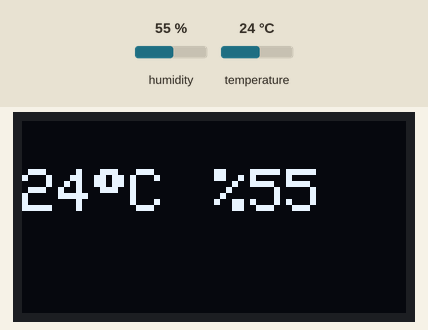
Simulated run of this sketch. Board: ESP8266 (NodeMCU). Parts: 128×64 one-colour display. Inputs (shaded band) come from the test bench; at power-on: humidity 55 %, temperature 24 °C. WiFi joins after 1.5 s; servers stay silent unless stated; what the sketch prints to the serial monitor is not drawn.

Above: at 7.3 s.
7.4 s: humidity set to 22 %
At 10.0 s:
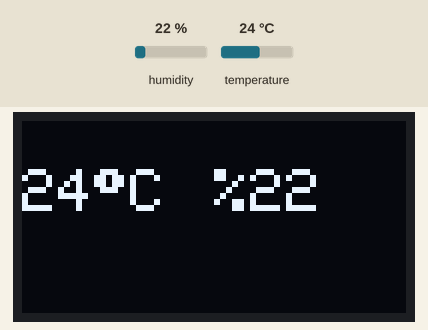
10.6 s: temperature set to 12 °C
At 12.3 s:
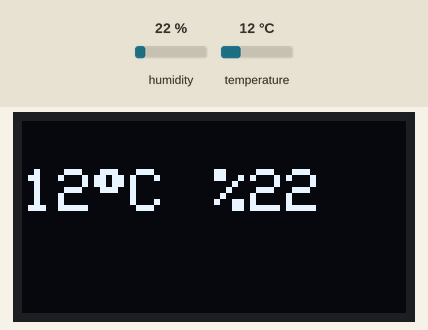
13.8 s: humidity set to 40 %
At 16.6 s:
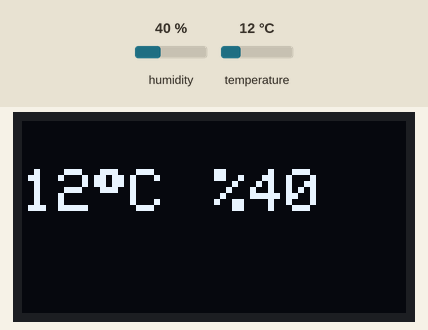
17.0 s: temperature set to 19 °C
At 18.9 s:
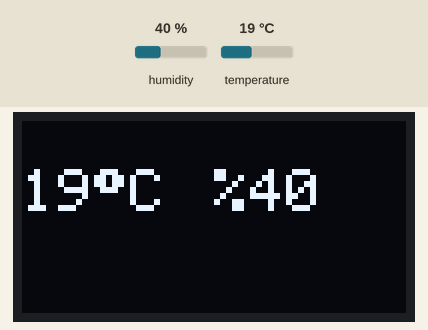
Timing chart, 0 to 20.4 s (numbered marks = the images above; inputs shaded):
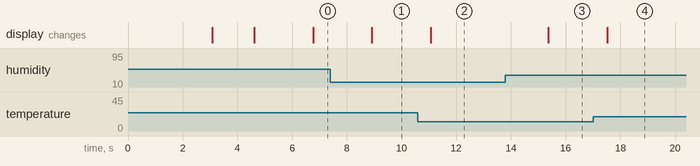

Measured:
- after the input at 7.4 s, the display: changes after 1.5 s (image 1)
- after the input at 10.6 s, the display: changes after 0.47 s (image 2)
- after the input at 13.8 s, the display: changes after 1.6 s (image 3)
- after the input at 17.0 s, the display: changes after 0.51 s (image 4)

The sketch:

esp_oled.ino
```cpp
#include <ESP8266WiFi.h>
#include <WiFiUdp.h>
#include "DHT.h"
#include <SPI.h>
#include <Wire.h>
#include <Adafruit_GFX.h>
#include <Adafruit_SSD1306.h>

#define DHTPIN 16     // what digital pin the DHT22 is conected to
#define DHTTYPE DHT11 // there are multiple kinds of DHT sensors

const unsigned char PROGMEM logo [] = {
0x00, 0x00, 0x00, 0x00, 0x00, 0x00, 0x00, 0x00, 0x00, 0x00, 0x00, 0x00, 0x00, 0x00, 0x00, 0x00,
0x00, 0x00, 0x00, 0x00, 0x00, 0x00, 0x00, 0x00, 0x00, 0x00, 0x00, 0x00, 0x00, 0x00, 0x00, 0x00,
0x00, 0x00, 0x00, 0x00, 0x00, 0x00, 0x00, 0x00, 0x00, 0x00, 0x00, 0x00, 0x00, 0x00, 0x00, 0x00,
0x00, 0x00, 0x00, 0x00, 0x00, 0x00, 0x00, 0x00, 0x00, 0x00, 0x00, 0x00, 0x00, 0x00, 0x00, 0x00,
0x00, 0x00, 0x00, 0x00, 0x00, 0x00, 0x00, 0x00, 0x00, 0x00, 0x00, 0x00, 0x00, 0x00, 0x00, 0x00,
0x00, 0x00, 0x00, 0x00, 0x00, 0x00, 0x00, 0x00, 0x00, 0x00, 0x00, 0x00, 0x00, 0x00, 0x00, 0x00,
0x00, 0x00, 0x00, 0x00, 0x00, 0x00, 0x00, 0x00, 0x00, 0x00, 0x00, 0x00, 0x00, 0x00, 0x00, 0x00,
0x00, 0x00, 0x00, 0x00, 0x00, 0x00, 0x00, 0x00, 0x00, 0x00, 0x00, 0x00, 0x00, 0x00, 0x00, 0x00,
0x00, 0x00, 0x00, 0x00, 0x00, 0x00, 0x00, 0x00, 0x00, 0x00, 0x00, 0x00, 0x00, 0x00, 0x00, 0x00,
0x00, 0x01, 0x00, 0x00, 0x00, 0x00, 0x00, 0x02, 0x20, 0x00, 0x00, 0x00, 0x00, 0x00, 0x40, 0x00,
0x00, 0x01, 0x80, 0x00, 0x00, 0x00, 0x00, 0x06, 0x30, 0x00, 0x00, 0x00, 0x00, 0x00, 0xC0, 0x00,
0x00, 0x01, 0xC0, 0x00, 0x00, 0x00, 0x00, 0x0E, 0x38, 0x00, 0x00, 0x00, 0x00, 0x01, 0xC0, 0x00,
0x00, 0x01, 0xC0, 0x00, 0x00, 0x00, 0x00, 0x1E, 0x38, 0x00, 0x00, 0x00, 0x00, 0x03, 0xC0, 0x00,
0x00, 0x01, 0xE0, 0x00, 0x00, 0x00, 0x00, 0x1E, 0x3C, 0x00, 0x00, 0x00, 0x00, 0x03, 0xC0, 0x00,
0x00, 0x01, 0xF0, 0x00, 0x00, 0x00, 0x00, 0x3E, 0x3E, 0x00, 0x00, 0x00, 0x00, 0x07, 0xC0, 0x00,
0x00, 0x01, 0xF8, 0x00, 0x00, 0x00, 0x00, 0x7E, 0x3F, 0x00, 0x00, 0x00, 0x00, 0x0F, 0xC0, 0x00,
0x00, 0x01, 0xFC, 0x00, 0x00, 0x00, 0x00, 0xFE, 0x3F, 0x80, 0x00, 0x00, 0x00, 0x1F, 0xC0, 0x00,
0x00, 0x01, 0xFE, 0x00, 0x00, 0x00, 0x01, 0xFE, 0x3F, 0xC0, 0x00, 0x00, 0x00, 0x3F, 0xC0, 0x00,
0x00, 0x01, 0xFF, 0x00, 0x00, 0x00, 0x03, 0xFE, 0x3F, 0xE0, 0x00, 0x00, 0x00, 0x7F, 0xC0, 0x00,
0x00, 0x01, 0xFF, 0x80, 0x00, 0x00, 0x07, 0xFE, 0x3F, 0xF0, 0x00, 0x00, 0x00, 0xFF, 0xC0, 0x00,
0x00, 0x01, 0xFF, 0x80, 0x00, 0x00, 0x0F, 0xFE, 0x3F, 0xF0, 0x00, 0x00, 0x01, 0xFF, 0xC0, 0x00,
0x00, 0x01, 0xFF, 0xC0, 0x00, 0x00, 0x1F, 0xFE, 0x3F, 0xF8, 0x00, 0x00, 0x03, 0xFF, 0xC0, 0x00,
0x00, 0x01, 0xFF, 0xE0, 0x00, 0x00, 0x1F, 0xFE, 0x3F, 0xFC, 0x00, 0x00, 0x03, 0xFF, 0xC0, 0x00,
0x00, 0x01, 0xFF, 0xF0, 0x00, 0x00, 0x3F, 0xFE, 0x3F, 0xFE, 0x00, 0x00, 0x07, 0xFF, 0xC0, 0x00,
0x00, 0x01, 0xFF, 0xF8, 0x00, 0x00, 0x7F, 0xFE, 0x3F, 0xFF, 0x00, 0x00, 0x0F, 0xFF, 0xC0, 0x00,
0x00, 0x01, 0xFF, 0xFC, 0x00, 0x00, 0xFF, 0xFE, 0x3F, 0xFF, 0x80, 0x00, 0x1F, 0xFF, 0xC0, 0x00,
0x00, 0x01, 0xFF, 0xFE, 0x00, 0x01, 0xFF, 0xFE, 0x3F, 0xFF, 0xC0, 0x00, 0x3F, 0xFF, 0xC0, 0x00,
0x00, 0x01, 0xFF, 0xFF, 0x00, 0x03, 0xFF, 0xFE, 0x3F, 0xFF, 0xE0, 0x00, 0x7F, 0xFF, 0xC0, 0x00,
0x00, 0x01, 0xFF, 0xFF, 0x00, 0x07, 0xFF, 0xFE, 0x3F, 0xFF, 0xE0, 0x00, 0xFF, 0xFF, 0xC0, 0x00,
0x00, 0x01, 0xFF, 0xFF, 0x80, 0x0F, 0xFF, 0xFE, 0x3F, 0xFF, 0xF0, 0x01, 0xFF, 0xFF, 0xC0, 0x00,
0x00, 0x01, 0xFF, 0xFF, 0xC0, 0x0F, 0xFF, 0xFE, 0x3F, 0xFF, 0xF8, 0x01, 0xFF, 0xFF, 0xC0, 0x00,
0x00, 0x01, 0xFF, 0xFF, 0xE0, 0x1F, 0xFF, 0xFE, 0x3F, 0xFF, 0xFC, 0x03, 0xFF, 0xFF, 0xC0, 0x00,
0x00, 0x01, 0xFF, 0xFF, 0xF0, 0x3F, 0xFF, 0xFE, 0x3F, 0xFF, 0xFE, 0x07, 0xFF, 0xFF, 0xC0, 0x00,
0x00, 0x01, 0xFF, 0xFF, 0xF8, 0x7F, 0xFF, 0xFE, 0x3F, 0xFF, 0xFF, 0x0F, 0xFF, 0xFF, 0xC0, 0x00,
0x00, 0x01, 0xFF, 0xFF, 0xFC, 0xFF, 0xFF, 0xFE, 0x3F, 0xFF, 0xFF, 0x9F, 0xFF, 0xFF, 0xC0, 0x00,
0x00, 0x01, 0xFF, 0xFF, 0xFF, 0xFF, 0xFF, 0xFE, 0x3F, 0xFF, 0xFF, 0xFF, 0xFF, 0xFF, 0xC0, 0x00,
0x00, 0x01, 0xFF, 0xFF, 0xFF, 0xFF, 0xFF, 0xFE, 0x3F, 0xFF, 0xFF, 0xFF, 0xFF, 0xFF, 0xC0, 0x00,
0x00, 0x01, 0xFF, 0xFF, 0xFF, 0xFF, 0xFF, 0xFE, 0x3F, 0xFF, 0xFF, 0xFF, 0xFF, 0xFF, 0xC0, 0x00,
0x00, 0x01, 0xFF, 0xFF, 0xFF, 0xFF, 0xFF, 0xFE, 0x3F, 0xFF, 0xFF, 0xFF, 0xFF, 0xFF, 0xC0, 0x00,
0x00, 0x01, 0xFF, 0xFF, 0xFF, 0xFF, 0xFF, 0xFE, 0x3F, 0xFF, 0xFF, 0xFF, 0xFF, 0xFF, 0xC0, 0x00,
0x00, 0x01, 0xFF, 0xFF, 0xFF, 0xFF, 0xFF, 0xFE, 0x3F, 0xFF, 0xFF, 0xFF, 0xFF, 0xFF, 0xC0, 0x00,
0x00, 0x01, 0xFF, 0xFF, 0xFF, 0xFF, 0xFF, 0xFE, 0x3F, 0xFF, 0xFF, 0xFF, 0xFF, 0xFF, 0xC0, 0x00,
0x00, 0x01, 0xFF, 0xFF, 0xFF, 0xFF, 0xFF, 0xFE, 0x3F, 0xFF, 0xFF, 0xFF, 0xFF, 0xFF, 0xC0, 0x00,
0x00, 0x01, 0xFF, 0xF3, 0xFF, 0xFF, 0x3F, 0xFE, 0x3F, 0xFE, 0x7F, 0xFF, 0xE7, 0xFF, 0xC0, 0x00,
0x00, 0x01, 0xFF, 0xF3, 0xFF, 0xFF, 0x3F, 0xFE, 0x3F, 0xFE, 0x7F, 0xFF, 0xE7, 0xFF, 0xC0, 0x00,
0x00, 0x01, 0xFF, 0xF1, 0xFF, 0xFE, 0x3F, 0xFE, 0x3F, 0xFE, 0x3F, 0xFF, 0xC7, 0xFF, 0xC0, 0x00,
0x00, 0x01, 0xFF, 0xF0, 0xFF, 0xFC, 0x3F, 0xFE, 0x3F, 0xFE, 0x1F, 0xFF, 0x87, 0xFF, 0xC0, 0x00,
0x00, 0x01, 0xFF, 0xF0, 0xFF, 0xF8, 0x3F, 0xFE, 0x3F, 0xFE, 0x1F, 0xFF, 0x07, 0xFF, 0xC0, 0x00,
0x00, 0x01, 0xFF, 0xF0, 0x7F, 0xF8, 0x3F, 0xFE, 0x3F, 0xFE, 0x0F, 0xFF, 0x07, 0xFF, 0xC0, 0x00,
0x00, 0x01, 0xFF, 0xF0, 0x3F, 0xF0, 0x3F, 0xFE, 0x3F, 0xFE, 0x07, 0xFE, 0x07, 0xFF, 0xC0, 0x00,
0x00, 0x01, 0xFF, 0xF0, 0x1F, 0xE0, 0x3F, 0xFE, 0x3F, 0xFE, 0x03, 0xFC, 0x07, 0xFF, 0xC0, 0x00,
0x00, 0x01, 0xFF, 0xF0, 0x1F, 0xC0, 0x3F, 0xFE, 0x3F, 0xFE, 0x03, 0xF8, 0x07, 0xFF, 0xC0, 0x00,
0x00, 0x01, 0xFF, 0xF0, 0x0F, 0xC0, 0x3F, 0xFE, 0x3F, 0xFE, 0x01, 0xF8, 0x07, 0xFF, 0xC0, 0x00,
0x00, 0x01, 0xFF, 0xF0, 0x07, 0x80, 0x3F, 0xFE, 0x3F, 0xFE, 0x00, 0xF0, 0x07, 0xFF, 0xC0, 0x00,
0x00, 0x01, 0xFF, 0xF0, 0x03, 0x00, 0x3F, 0xFE, 0x3F, 0xFE, 0x00, 0x60, 0x07, 0xFF, 0xC0, 0x00,
0x00, 0x01, 0xFF, 0xF0, 0x02, 0x00, 0x3F, 0xFE, 0x3F, 0xFE, 0x00, 0x40, 0x07, 0xFF, 0xC0, 0x00,
0x00, 0x00, 0x00, 0x00, 0x00, 0x00, 0x00, 0x00, 0x00, 0x00, 0x00, 0x00, 0x00, 0x00, 0x00, 0x00,
0x00, 0x00, 0x00, 0x00, 0x00, 0x00, 0x00, 0x00, 0x00, 0x00, 0x00, 0x00, 0x00, 0x00, 0x00, 0x00,
0x00, 0x00, 0x00, 0x00, 0x00, 0x00, 0x00, 0x00, 0x00, 0x00, 0x00, 0x00, 0x00, 0x00, 0x00, 0x00,
0x00, 0x00, 0x00, 0x00, 0x00, 0x00, 0x00, 0x00, 0x00, 0x00, 0x00, 0x00, 0x00, 0x00, 0x00, 0x00,
0x00, 0x00, 0x00, 0x00, 0x00, 0x00, 0x00, 0x00, 0x00, 0x00, 0x00, 0x00, 0x00, 0x00, 0x00, 0x00,
0x00, 0x00, 0x00, 0x00, 0x00, 0x00, 0x00, 0x00, 0x00, 0x00, 0x00, 0x00, 0x00, 0x00, 0x00, 0x00,
0x00, 0x00, 0x00, 0x00, 0x00, 0x00, 0x00, 0x00, 0x00, 0x00, 0x00, 0x00, 0x00, 0x00, 0x00, 0x00,
0x00, 0x00, 0x00, 0x00, 0x00, 0x00, 0x00, 0x00, 0x00, 0x00, 0x00, 0x00, 0x00, 0x00, 0x00, 0x00
};

#define OLED_RESET LED_BUILTIN  //4
Adafruit_SSD1306 display(OLED_RESET);

#if (SSD1306_LCDHEIGHT != 64)
#error("Height incorrect, please fix Adafruit_SSD1306.h!");
#endif

DHT dht(DHTPIN, DHTTYPE);
const char* ssid = "***";
const char* password = "***";
int timeSinceLastRead = 0;
WiFiClient espClient;

void setup_wifi() {
  display.clearDisplay();
  display.setTextSize(1);
  display.setTextColor(WHITE);
  display.setCursor(0,30);
  display.println("Mikro Maker Youtube");
  display.println("ESP8266 OLED EXAMPLE");
  display.display();
  delay(10);

  WiFi.begin(ssid, password);

  while (WiFi.status() != WL_CONNECTED) {
    Serial.println("while");
    delay(500);
  }
   // Clear the buffer.
  Serial.println("Debug");
  display.println("WiFi connected");
  display.display();

}
void read_temp() {

    // Report every 2 seconds.
    if(timeSinceLastRead > 2000) {
      // Reading temperature or humidity takes about 250 milliseconds!
      // Sensor readings may also be up to 2 seconds 'old' (its a very slow sensor)
      int h = dht.readHumidity();
      // Read temperature as Celsius (the default)
      int t = dht.readTemperature();
      // Read temperature as Fahrenheit (isFahrenheit = true)
      int f = dht.readTemperature(true);

      // Check if any reads failed and exit early (to try again).
      if (isnan(h) || isnan(t) || isnan(f)) {
        Serial.println("Failed to read from DHT sensor!");
        timeSinceLastRead = 0;
        return;
      }
      display.clearDisplay();
      display.setTextSize(2);
      display.setTextColor(WHITE);
      display.setCursor(0,16);
      display.print(t);
      display.print((char)247);
      display.print("C");

      display.setCursor(64,16);
      display.print("%");
      display.println(h);
      display.display();

      timeSinceLastRead = 0;
    }
    delay(100);
    timeSinceLastRead += 100;

}

void setup() {
   display.begin(SSD1306_SWITCHCAPVCC, 0x3C);
   display.clearDisplay();
   display.drawBitmap(0,0,logo,128,64,1);
   display.display();
   delay(3000);

   setup_wifi();


}

void loop() {
  read_temp();
  // put your main code here, to run repeatedly:

}
```
